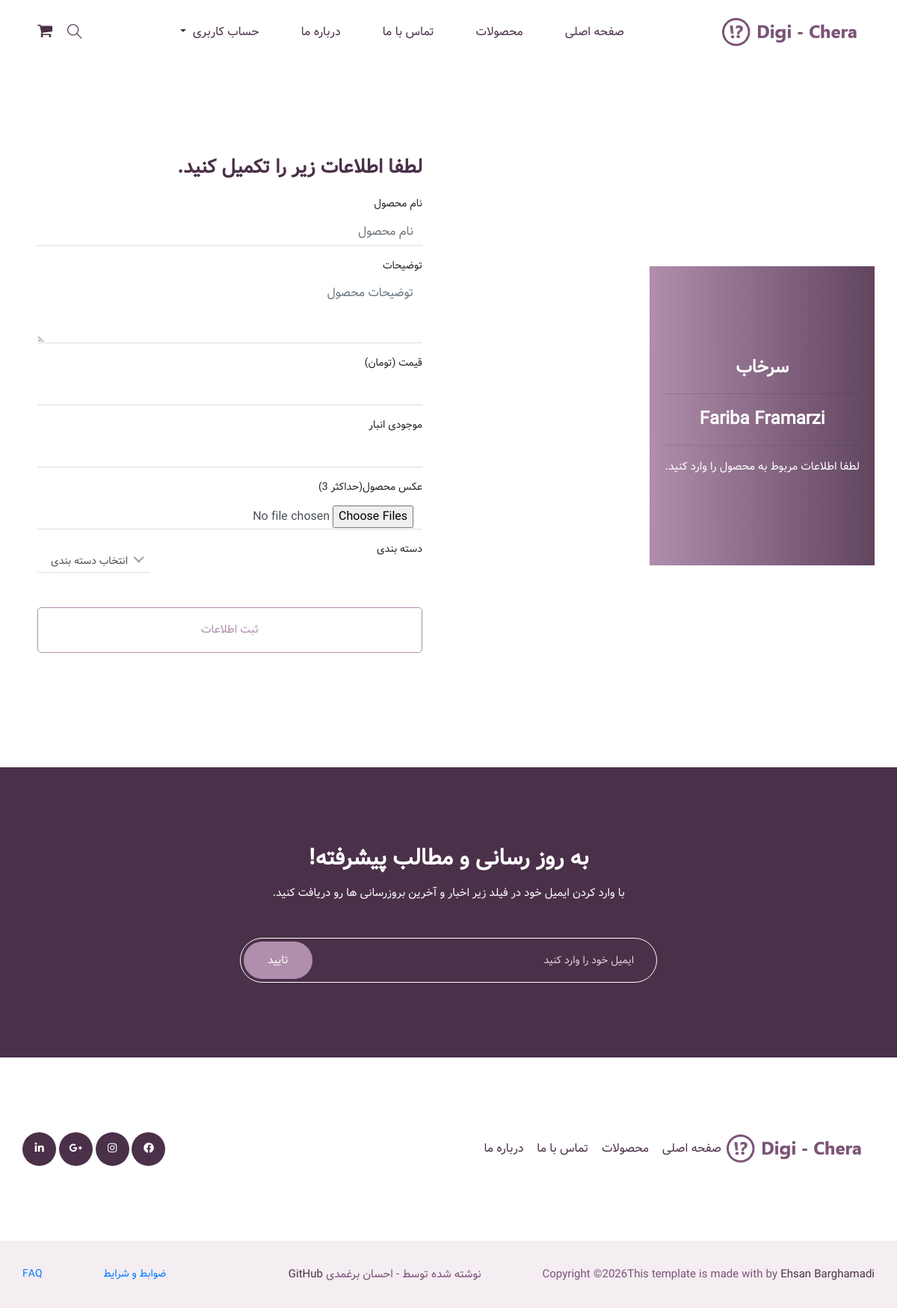
The page /products/create/ (signed in) on the database its author committed.
### user/models.py (models this page shows, shortened)
class CustomUser(AbstractBaseUser, PermissionsMixin, TimeStampedModel):
    class Roles(models.TextChoices):
        CUSTOMER = 'customer', 'خریدار'
        SELLER = 'seller', 'فروشنده'
        STAFF = 'staff', 'ادمین'
    role = models.CharField(
        verbose_name='نقش',
        max_length=10,
        choices=Roles.choices,
        default=Roles.CUSTOMER
    )
    phone = models.CharField(
        verbose_name='شماره تماس',
        max_length=20,
        unique=True,
        validators= [phone_validator],
        help_text='شماره باید منحصر به فرد باشد'
    )
    first_name = models.CharField(
        verbose_name='نام',
        max_length=30
    )
    last_name = models.CharField(
        verbose_name='نام خانوادگی',
        max_length=30
    )
    email = models.EmailField(
        verbose_name='ایمیل',
        blank=True,
        null=True
    )
    is_active = models.BooleanField(
        default=True,
        help_text='مشخص میکند آیا کاربر فعال است یا نه'
    )
    is_staff = models.BooleanField(
        default=False,
        help_text='مربوط به دسترسی به پنل ادمین'
    )
    class Meta:
        verbose_name = 'کاربر'
        verbose_name_plural = 'کاربرها'
        ordering = ['-created_at']
    USERNAME_FIELD = 'phone'
    REQUIRED_FIELDS = ['first_name', 'last_name']
    objects = CustomUserManager()

### store/models.py (models this page shows, shortened)
class Store(SluggedModel):
    owner = models.OneToOneField(
        settings.AUTH_USER_MODEL,
        on_delete=models.CASCADE,
        related_name='store',
        verbose_name='مالک فروشگاه'
    )
    store_name = models.CharField(
        verbose_name='اسم فروشگاه',
        max_length=255,
    )
    store_logo = models.ImageField(
        verbose_name='لوگوی فروشگاه',
        upload_to='store_logo/%Y/%m/%d/',
        validators=[validate_file_size],
        blank=True,
        null=True
    )
    store_phone = models.CharField(
        verbose_name='شماره تماس فروشگاه',
        max_length=20,
        unique=True
    )
    is_active = models.BooleanField(
        verbose_name='فعال بودن فروشگاه',
        default=False
    )
    class Meta:
        verbose_name = 'فروشگاه'
        verbose_name_plural = 'فروشگاه ها'
        ordering = ['-created_at']

### product/views.py (the view)
# urls.py: path('create/', views.product_create, name='product_create'),
@login_required
@store_required()
def product_create(request):
    user = request.user
    if request.method == 'POST':
        form = ProductForm(request.POST, request.FILES)
        if form.is_valid():
            product = form.save(commit=False)
            product.store = user.store
            product.save()
            files = request.FILES.getlist('image')
            for f in files:
                ProductImage.objects.create(product=product, title=product.name, image=f)
            messages.success(request,'محصول شما با موفقیت ایجاد شد')
            return redirect('account:detail')
    else:
        form = ProductForm()
    return render(request, 'product/product_form.html', {'form': form})

### product/models.py (called while the page is built)
    def __str__(self):
        return self.name

### product/templates/product/product_form.html (shortened to what this page needs)
{% extends 'base.html' %}
{% load static %}
{% block content %}
{% if user.is_authenticated %}
    <section class="login_part section_padding ">
        <div class="container">
            <div class="row align-items-center">
                <div class="col-lg-6 col-md-6">
                    <div class="login_part_text text-center">
                        <div class="login_part_text_iner">
                            <h2>{{ user.store.store_name }}</h2>
                            <hr>
                            <h2>{{ user.first_name }} {{ user.last_name }}</h2>
                            <hr>
                            <p>لطفا اطلاعات مربوط به محصول را وارد کنید.</p>
                        </div>
                    </div>
                </div>
                <div class="col-lg-6 col-md-6">
                    <div class="login_part_form">
                        <div class="login_part_form_iner">
                            <h3>لطفا اطلاعات زیر را تکمیل کنید.</h3>
                            <form class="row contact_form" id="productForm" method="post" enctype="multipart/form-data">
                                <div class="col-md-12 form-group p_star">
                                    <label for="id_name">نام محصول</label>
                                    {{ form.name }}
                                </div>
                                <div class="col-md-12 form-group p_star">
                                    <label for="id_description">توضیحات</label>
                                    {{ form.description }}
                                </div>
                                <div class="col-md-12 form-group p_star">
                                    <label for="id_price">قیمت (تومان)</label>
                                    {{ form.price }}
                                </div>
                                <div class="col-md-12 form-group p_star">
                                    <label for="id_stock">موجودی انبار</label>
                                    {{ form.stock }}
                                </div>
                                <div class="col-md-12 form-group p_star">
                                    <label for="id_image">عکس محصول(حداکثر 3)</label>
                                    {{ form.image }}
                                </div>
                                <div class="col-md-12 form-group p_star">
                                    <label for="id_image">دسته بندی</label>
                                </div>
                                <div class="col-md-12 form-group">
                                    <button type="submit" value="submit" class="btn_3">
                                        ثبت اطلاعات
                                    </button>
                                </div>
                            </form>
                        </div>
                    </div>
                </div>
            </div>
        </div>
    </section>
{% endif %}
{% endblock content %}

### rows shown on the page
CustomUser: store.store_name "سرخاب", first_name "Fariba", last_name "Framarzi"
